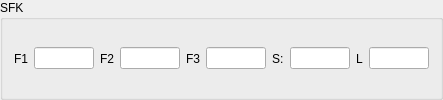
      <widget class="QGroupBox" name="grpSFK">
       <property name="title">
        <string>SFK </string>
       </property>
       <layout class="QHBoxLayout" name="horizontalLayout_13">
        <item>
         <widget class="QLabel" name="label_56">
          <property name="text">
           <string>F1</string>
          </property>
         </widget>
        </item>
        <item>
         <widget class="QLineEdit" name="txtF1">
          <property name="maximumSize">
           <size>
            <width>60</width>
            <height>16777215</height>
           </size>
          </property>
         </widget>
        </item>
        <item>
         <widget class="QLabel" name="label_57">
          <property name="text">
           <string>F2</string>
          </property>
         </widget>
        </item>
        <item>
         <widget class="QLineEdit" name="txtF2">
          <property name="maximumSize">
           <size>
            <width>60</width>
            <height>16777215</height>
           </size>
          </property>
         </widget>
        </item>
        <item>
         <widget class="QLabel" name="label_58">
          <property name="text">
           <string>F3</string>
          </property>
         </widget>
        </item>
        <item>
         <widget class="QLineEdit" name="txtF3">
          <property name="maximumSize">
           <size>
            <width>60</width>
            <height>16777215</height>
           </size>
          </property>
         </widget>
        </item>
        <item>
         <widget class="QLabel" name="label_59">
          <property name="text">
           <string>S:</string>
          </property>
         </widget>
        </item>
        <item>
         <widget class="QLineEdit" name="txtS">
          <property name="maximumSize">
           <size>
            <width>60</width>
            <height>16777215</height>
           </size>
          </property>
         </widget>
        </item>
        <item>
         <widget class="QLabel" name="label_60">
          <property name="text">
           <string>L</string>
          </property>
         </widget>
        </item>
        <item>
         <widget class="QLineEdit" name="txtL">
          <property name="maximumSize">
           <size>
            <width>60</width>
            <height>16777215</height>
           </size>
          </property>
         </widget>
        </item>
       </layout>
      </widget>
